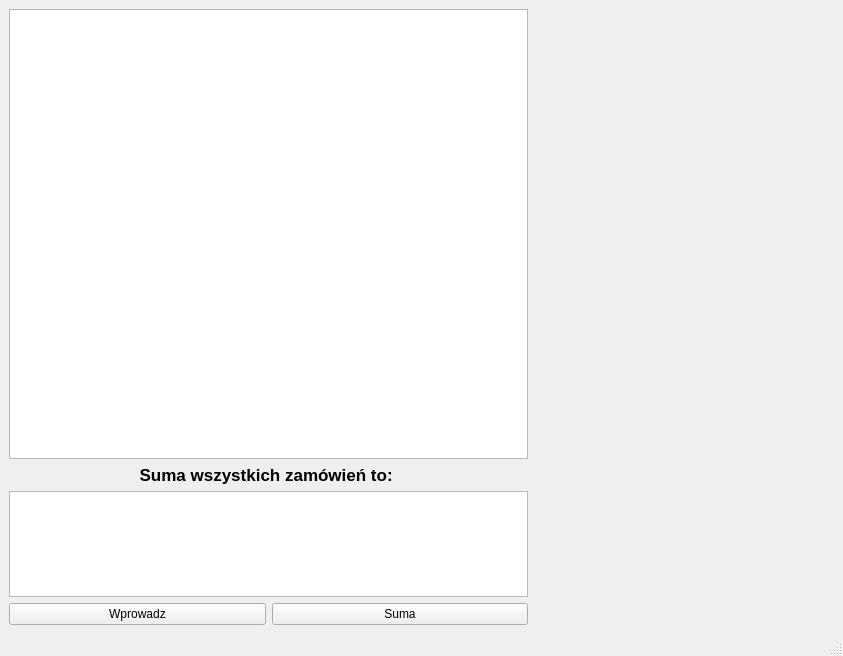
<?xml version="1.0" encoding="UTF-8"?>
<ui version="4.0">
 <class>MainWindow</class>
 <widget class="QMainWindow" name="MainWindow">
  <property name="geometry">
   <rect>
    <x>0</x>
    <y>0</y>
    <width>843</width>
    <height>656</height>
   </rect>
  </property>
  <property name="windowTitle">
   <string>MainWindow</string>
  </property>
  <widget class="QWidget" name="centralwidget">
   <layout class="QHBoxLayout" name="horizontalLayout_3">
    <item>
     <layout class="QHBoxLayout" name="horizontalLayout_2">
      <item>
       <layout class="QVBoxLayout" name="verticalLayout">
        <item>
         <widget class="QTextEdit" name="Lista">
          <property name="minimumSize">
           <size>
            <width>0</width>
            <height>450</height>
           </size>
          </property>
          <property name="readOnly">
           <bool>true</bool>
          </property>
         </widget>
        </item>
        <item>
         <widget class="QLabel" name="label">
          <property name="font">
           <font>
            <pointsize>13</pointsize>
            <bold>true</bold>
           </font>
          </property>
          <property name="text">
           <string>Suma wszystkich zamówień to: </string>
          </property>
          <property name="alignment">
           <set>Qt::AlignmentFlag::AlignCenter</set>
          </property>
         </widget>
        </item>
        <item>
         <widget class="QTextEdit" name="WypiszSume">
          <property name="minimumSize">
           <size>
            <width>0</width>
            <height>30</height>
           </size>
          </property>
          <property name="readOnly">
           <bool>true</bool>
          </property>
         </widget>
        </item>
        <item>
         <layout class="QHBoxLayout" name="horizontalLayout">
          <item>
           <widget class="QPushButton" name="WprowadzDane">
            <property name="text">
             <string>Wprowadz</string>
            </property>
           </widget>
          </item>
          <item>
           <widget class="QPushButton" name="WprowadzSume">
            <property name="text">
             <string>Suma</string>
            </property>
           </widget>
          </item>
         </layout>
        </item>
       </layout>
      </item>
      <item>
       <widget class="QLabel" name="logo">
        <property name="minimumSize">
         <size>
          <width>300</width>
          <height>300</height>
         </size>
        </property>
        <property name="text">
         <string/>
        </property>
       </widget>
      </item>
     </layout>
    </item>
   </layout>
  </widget>
  <widget class="QMenuBar" name="menubar">
   <property name="geometry">
    <rect>
     <x>0</x>
     <y>0</y>
     <width>843</width>
     <height>21</height>
    </rect>
   </property>
  </widget>
  <widget class="QStatusBar" name="statusbar"/>
 </widget>
 <resources/>
 <connections/>
</ui>
